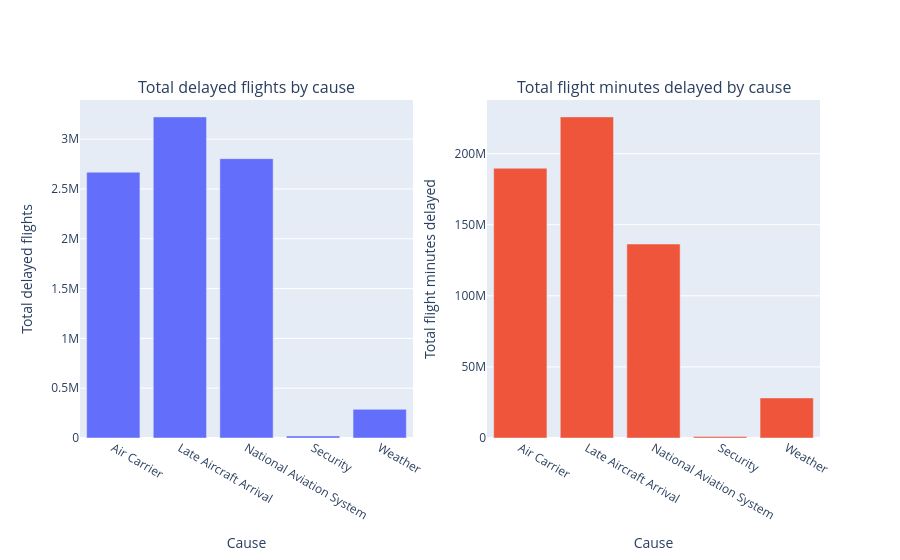

Notebook source saved alongside this figure:
### Markdown cell above
## Bar chart

### Code cell
# create a dataframe with the casues and the total number of delayed flights for each cause, sorted by the total number of delayed flights
data_cause_count = (
    df_top[cause_count_cols.keys()].sum()
    .rename(cause_count_cols)
    .rename_axis("Cause")
    .reset_index(name="Total flights delayed")
    .sort_values("Cause", ascending=True)
)

# create a dataframe with the casues and the total number of delayed minutes for each cause, sorted by the total number of delayed minutes
data_cause_minutes = (
    df_top[cause_delay_cols.keys()].sum()
    .rename(cause_delay_cols)
    .rename_axis("Cause")
    .reset_index(name="Total flights minutes delayed")
    .sort_values("Cause", ascending=True)
)

# grid creation for the two bar charts
fig = make_subplots(
    rows=1,
    cols=2,
    subplot_titles=(
        "Total delayed flights by cause",
        "Total flight minutes delayed by cause",
    ),
)

# first graph: Count of delayed flights
fig.add_trace(
    go.Bar(
        x=data_cause_count["Cause"],
        y=data_cause_count["Total flights delayed"],
    ),
    row=1,
    col=1,
)
fig.update_xaxes(title_text="Cause", row=1, col=1)
fig.update_yaxes(title_text="Total delayed flights", row=1, col=1)

# second graph: Minutes of delayed flights
fig.add_trace(
    go.Bar(
        x=data_cause_minutes["Cause"],
        y=data_cause_minutes["Total flights minutes delayed"],
    ),
    row=1,
    col=2,
)
fig.update_xaxes(title_text="Cause", row=1, col=2)
fig.update_yaxes(title_text="Total flight minutes delayed", row=1, col=2)

# remove the legend from the figure
fig.update_layout(showlegend=False)

fig.show()

### Figure 1 — Plotly figure (JSON) as saved in the notebook; plotly's stock layout.template omitted (floating-point values rounded to 4 significant figures)
{"data": [{"type": "bar", "x": ["Air Carrier", "Late Aircraft Arrival", "National Aviation System", "Security", "Weather"], "xaxis": "x", "y": [2668000.0, 3223000.0, 2804000.0, 20650.0, 287500.0], "yaxis": "y"}, {"type": "bar", "x": ["Air Carrier", "Late Aircraft Arrival", "National Aviation System", "Security", "Weather"], "xaxis": "x2", "y": [189700000.0, 225800000.0, 136400000.0, 985100.0, 28190000.0], "yaxis": "y2"}], "layout": {"annotations": [{"font": {"size": 16}, "showarrow": false, "text": "Total delayed flights by cause", "x": 0.225, "xanchor": "center", "xref": "paper", "y": 1, "yanchor": "bottom", "yref": "paper"}, {"font": {"size": 16}, "showarrow": false, "text": "Total flight minutes delayed by cause", "x": 0.775, "xanchor": "center", "xref": "paper", "y": 1, "yanchor": "bottom", "yref": "paper"}], "showlegend": false, "xaxis": {"anchor": "y", "domain": [0, 0.45], "title": {"text": "Cause"}}, "xaxis2": {"anchor": "y2", "domain": [0.55, 1], "title": {"text": "Cause"}}, "yaxis": {"anchor": "x", "domain": [0, 1], "title": {"text": "Total delayed flights"}}, "yaxis2": {"anchor": "x2", "domain": [0, 1], "title": {"text": "Total flight minutes delayed"}}}}
